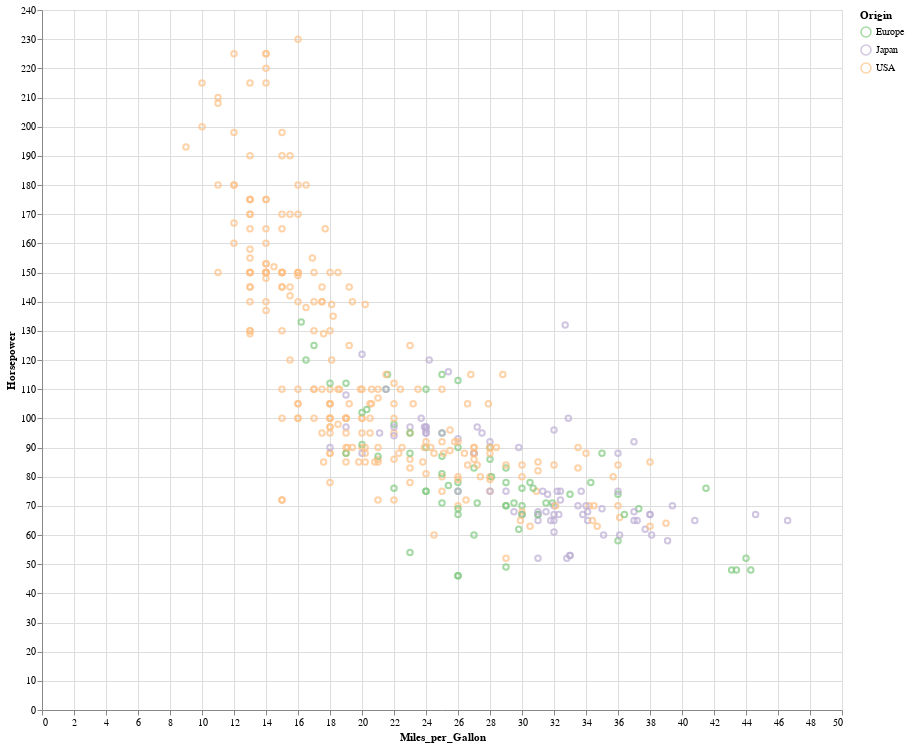

Notebook code for this chart:
### Code cell
sp1.show()

### Figure 1 — Vega-Lite specification as saved in the notebook (floating-point values rounded to 4 significant figures; data arrays with more than 128 entries replaced by an {"elided": "..."} marker saying what was removed)
{"config": {"view": {"continuousWidth": 300, "continuousHeight": 300}}, "data": {"name": "data-583e73726c1545c56c203344161a975c"}, "mark": {"type": "point"}, "encoding": {"color": {"field": "Origin", "scale": {"scheme": "accent"}, "type": "nominal"}, "tooltip": [{"field": "Miles_per_Gallon", "type": "quantitative"}, {"field": "Horsepower", "type": "quantitative"}], "x": {"field": "Miles_per_Gallon", "type": "quantitative"}, "y": {"field": "Horsepower", "type": "quantitative"}}, "height": 700, "width": 800, "$schema": "https://vega.github.io/schema/vega-lite/v5.17.0.json", "datasets": {"data-583e73726c1545c56c203344161a975c": {"elided": "406 records"}}}
